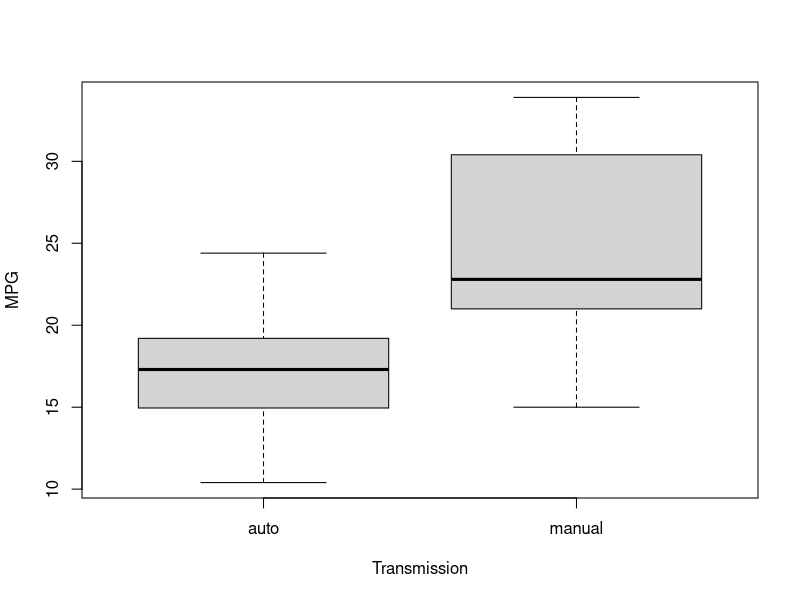
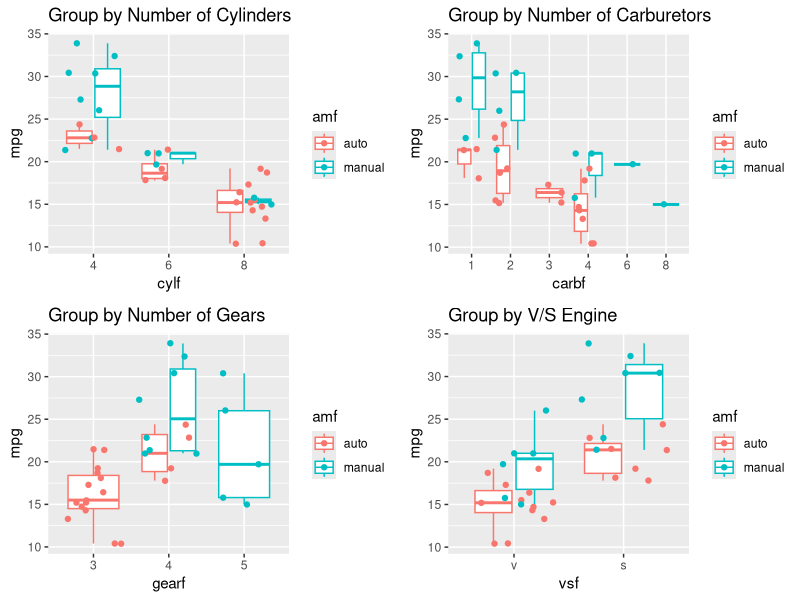
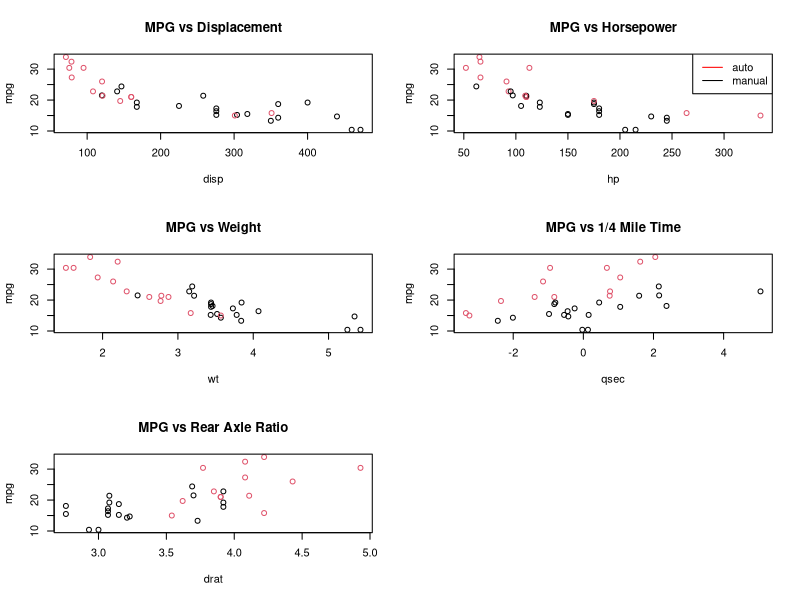
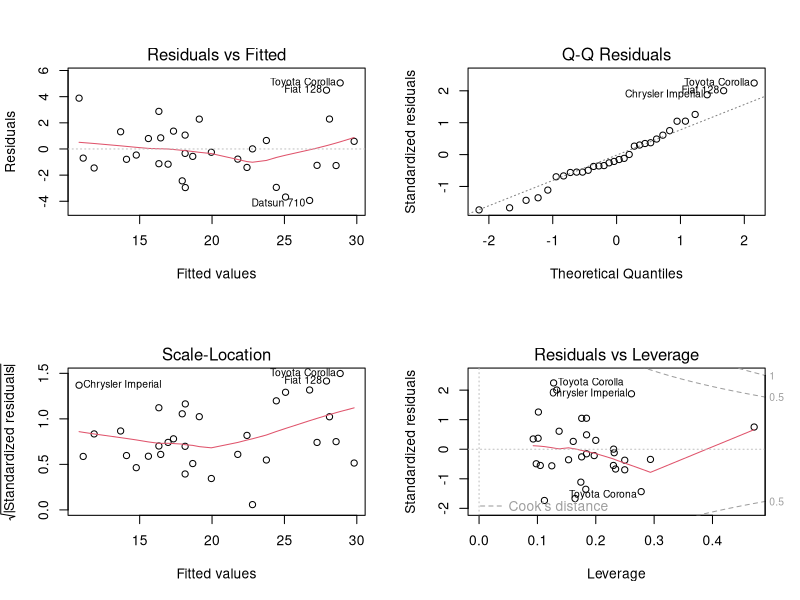

These charts were generated, in order, by the following R code:
## ---- chunk 1
knitr::opts_chunk$set(echo = FALSE)
## ---- chunk 2
library(dplyr) # for data manipulation
library(ggplot2) # for faceted histograms
library(knitr) # for tables
data(mtcars) # load data needed
## ---- chunk 3

var_names <- c('am', 'cyl', 'vs', 'gear', 'carb', 'mpg', 'disp', 'hp', 'wt', 'qsec', 'drat')
var_df <- data.frame(Description = c('Transmission (0 = automatic, 1 = manual)','Number of cylinders (4, 6, or 8)', 'V or Straight Engine (0 for v, 1 for s)','Number of forward gears (3, 4 or 5)', 'Number of carburetors (1, 2, 3, 4, 6 or 8)', 'Miles/(US) gallon', 'Displacement (cubic inches)', 'Gross horsepower (hp)', 'Weight (1000 lbs)', '1/4 mile time (sec)', 'Rear Axle Ratio'), Categorical = c('Yes', 'Yes', 'Yes', 'Yes', 'Yes', 'No', 'No', 'No','No', 'No', 'No'))

rownames(var_df) <- var_names

kable(var_df, caption = 'List of mtcars Variables')
## ---- chunk 4
mtcars <- mutate(mtcars,
                 amf = factor(am, labels = c('auto', 'manual')),
                 cylf = factor(cyl),
                 vsf = factor(vs, labels = c('v', 's')),
                 gearf = factor(gear),
                 carbf = factor(carb),
                 hpc = (hp - mean(hp)),
                 wtc = (wt - mean(wt)),
                 dratc = (drat - mean(drat)),
                 dispc = (disp - mean(disp)),
                 qsec = (qsec - mean(qsec))
                 )
## ---- chunk 5
boxplot(mpg ~ amf, data = mtcars, xlab = 'Transmission', ylab = 'MPG')
## ---- chunk 6
# This plot makes use of the multiplot function: http://www.cookbook-r.com/Graphs/Multiple_graphs_on_one_page_(ggplot2)/


# Multiple plot function
#
# ggplot objects can be passed in ..., or to plotlist (as a list of ggplot objects)
# - cols:   Number of columns in layout
# - layout: A matrix specifying the layout. If present, 'cols' is ignored.
#
# If the layout is something like matrix(c(1,2,3,3), nrow=2, byrow=TRUE),
# then plot 1 will go in the upper left, 2 will go in the upper right, and
# 3 will go all the way across the bottom.
#
multiplot <- function(..., plotlist=NULL, file, cols=1, layout=NULL) {
  library(grid)

  # Make a list from the ... arguments and plotlist
  plots <- c(list(...), plotlist)

  numPlots = length(plots)

  # If layout is NULL, then use 'cols' to determine layout
  if (is.null(layout)) {
    # Make the panel
    # ncol: Number of columns of plots
    # nrow: Number of rows needed, calculated from # of cols
    layout <- matrix(seq(1, cols * ceiling(numPlots/cols)),
                    ncol = cols, nrow = ceiling(numPlots/cols))
  }

 if (numPlots==1) {
    print(plots[[1]])

  } else {
    # Set up the page
    grid.newpage()
    pushViewport(viewport(layout = grid.layout(nrow(layout), ncol(layout))))

    # Make each plot, in the correct location
    for (i in 1:numPlots) {
      # Get the i,j matrix positions of the regions that contain this subplot
      matchidx <- as.data.frame(which(layout == i, arr.ind = TRUE))

      print(plots[[i]], vp = viewport(layout.pos.row = matchidx$row,
                                      layout.pos.col = matchidx$col))
    }
  }
}

cyl_plot <- ggplot(data = mtcars, aes(x = cylf, y = mpg, color = amf)) + 
    geom_boxplot() + geom_jitter() + ggtitle('Group by Number of Cylinders')

gear_plot <- ggplot(data = mtcars, aes(x = gearf, y = mpg, color = amf)) + 
    geom_boxplot() + geom_jitter() + ggtitle('Group by Number of Gears')

carb_plot <- ggplot(data = mtcars, aes(x = carbf, y = mpg, color = amf)) + 
    geom_boxplot() + geom_jitter() + ggtitle('Group by Number of Carburetors')

vs_plot <- ggplot(data = mtcars, aes(x = vsf, y = mpg, color = amf)) + 
    geom_boxplot() + geom_jitter() + ggtitle('Group by V/S Engine')

multiplot(cyl_plot, gear_plot, carb_plot, vs_plot, cols = 2)
## ---- chunk 7
par(mfrow = c(3,2))
plot(mpg ~ disp, col = amf, data = mtcars)
title(main = 'MPG vs Displacement')

plot(mpg ~ hp, col = amf, data = mtcars)
title(main = 'MPG vs Horsepower')
legend('topright', legend = c('auto', 'manual'), lty = 1, col = c('red', 'black'))

plot(mpg ~ wt, col = amf, data = mtcars)
title(main = 'MPG vs Weight')

plot(mpg ~ qsec, col = amf, data = mtcars)
title(main = 'MPG vs 1/4 Mile Time')

plot(mpg ~ drat, col = amf, data = mtcars)
title(main = 'MPG vs Rear Axle Ratio')
## ---- chunk 8
fit0 <- lm(mpg ~ amf, data = mtcars)
fit1 <- update(fit0, mpg ~ amf + wtc)
fit2 <- update(fit1, mpg ~ amf + wtc + hpc)
fit3 <- update(fit2, mpg ~ amf + wtc + hpc + dratc)
fit4 <- update(fit3, mpg ~ amf + wtc + hpc + dratc + qsec)
fit5 <- update(fit4, mpg ~ amf + wtc + hpc + dratc + qsec + disp)

anova(fit0, fit1, fit2, fit3, fit4, fit5)
## ---- chunk 9

fit_1 <- update(fit0, mpg ~ amf + cylf)
fit_2 <- update(fit_1, mpg ~ amf + cylf + carbf)
fit_3 <- update(fit_2, mpg ~ amf + cylf + carbf + vsf)
fit_4 <- update(fit_3, mpg ~ amf + cylf + carbf + vsf + gearf)

anova(fit0, fit_1, fit_2, fit_3, fit_4)
## ---- chunk 10
final1 <- update(fit0, mpg ~ amf + cylf)
final2 <- update(fit0, mpg ~ amf + cylf + wtc)
final3 <- update(fit0, mpg ~ amf + cylf + wtc + hpc)

anova(fit0, final1, final2, final3)
## ---- chunk 11
par(mfrow = c(2, 2))
plot(final3)
## ---- chunk 12
summary(final3)
